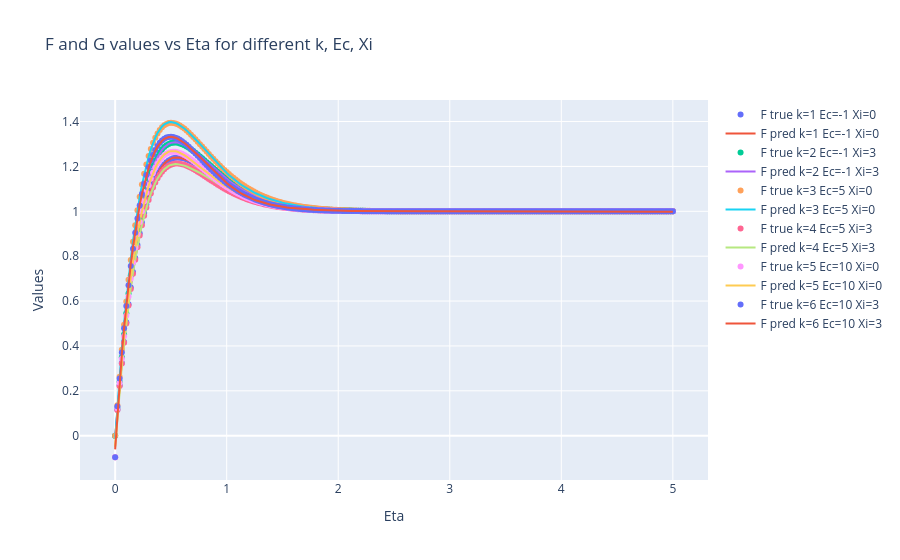

Here is the notebook cell this chart was saved with:
### Code cell
#PLOT PLOTLY GRAPH FOR aCTUAL VALUES F1 to F12
import plotly.express as px
import plotly.graph_objects as go
fig = go.Figure()
for k in range(1,7):
    sub = df[df['k']==k].sort_values('Eta')
    ec,xi = F_map[int(k)]
    fig.add_trace(go.Scatter(x=sub['Eta'], y=sub['Fval'], mode='markers', name=f'F true k={int(k)} Ec={ec} Xi={xi}'))
    fig.add_trace(go.Scatter(x=sub['Eta'], y=sub['p_Fval'], mode='lines', name=f'F pred k={int(k)} Ec={ec} Xi={xi}'))
    #fig.add_trace(go.Scatter(x=sub['Eta'], y=sub['Gval'], mode='lines+markers', name=f'G true k={int(k)} Ec={ec} Xi={xi}'))
    #fig.add_trace(go.Scatter(x=sub['Eta'], y=sub['p_Gval'], mode='lines+markers', name=f'G pred k={int(k)} Ec={ec} Xi={xi}'))
fig.update_layout(title='F and G values vs Eta for different k, Ec, Xi', xaxis_title='Eta', yaxis_title='Values')
fig.write_html(os.path.join(OUT_DIR, "F_F-Pred_values_plotly.html"))
fig.show()

### Figure 1 — Plotly figure (JSON) as saved in the notebook; plotly's stock layout.template omitted (floating-point values rounded to 4 significant figures; data arrays with more than 128 entries replaced by an {"elided": "..."} marker saying what was removed)
{"data": [{"mode": "markers", "name": "F true k=1 Ec=-1 Xi=0", "type": "scatter", "x": {"elided": "251 float values"}, "y": {"elided": "251 float values"}}, {"mode": "lines", "name": "F pred k=1 Ec=-1 Xi=0", "type": "scatter", "x": {"elided": "251 float values"}, "y": {"elided": "251 float values"}}, {"mode": "markers", "name": "F true k=2 Ec=-1 Xi=3", "type": "scatter", "x": {"elided": "251 float values"}, "y": {"elided": "251 float values"}}, {"mode": "lines", "name": "F pred k=2 Ec=-1 Xi=3", "type": "scatter", "x": {"elided": "251 float values"}, "y": {"elided": "251 float values"}}, {"mode": "markers", "name": "F true k=3 Ec=5 Xi=0", "type": "scatter", "x": {"elided": "251 float values"}, "y": {"elided": "251 float values"}}, {"mode": "lines", "name": "F pred k=3 Ec=5 Xi=0", "type": "scatter", "x": {"elided": "251 float values"}, "y": {"elided": "251 float values"}}, {"mode": "markers", "name": "F true k=4 Ec=5 Xi=3", "type": "scatter", "x": {"elided": "251 float values"}, "y": {"elided": "251 float values"}}, {"mode": "lines", "name": "F pred k=4 Ec=5 Xi=3", "type": "scatter", "x": {"elided": "251 float values"}, "y": {"elided": "251 float values"}}, {"mode": "markers", "name": "F true k=5 Ec=10 Xi=0", "type": "scatter", "x": {"elided": "251 float values"}, "y": {"elided": "251 float values"}}, {"mode": "lines", "name": "F pred k=5 Ec=10 Xi=0", "type": "scatter", "x": {"elided": "251 float values"}, "y": {"elided": "251 float values"}}, {"mode": "markers", "name": "F true k=6 Ec=10 Xi=3", "type": "scatter", "x": {"elided": "251 float values"}, "y": {"elided": "251 float values"}}, {"mode": "lines", "name": "F pred k=6 Ec=10 Xi=3", "type": "scatter", "x": {"elided": "251 float values"}, "y": {"elided": "251 float values"}}], "layout": {"title": {"text": "F and G values vs Eta for different k, Ec, Xi"}, "xaxis": {"title": {"text": "Eta"}}, "yaxis": {"title": {"text": "Values"}}}}
